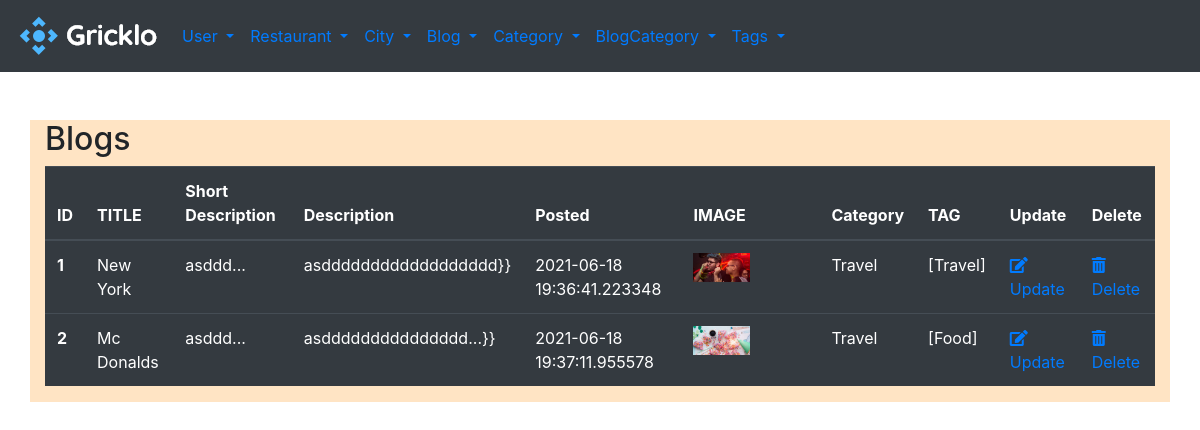
The app's page /admin/bloglist with its own data.
### gricklo/models.py (models this page shows, shortened)
class Blog(db.Model):
    __tablename__ = "blog"
    id = db.Column(db.Integer, primary_key=True)
    title = db.Column(db.String(50),nullable=False)
    short_description = db.Column(db.String(50),nullable=False)
    description = db.Column(db.Text, nullable=False)
    blog_posted = db.Column(db.DateTime, default=datetime.utcnow)
    image = db.Column(db.String(20), default = "default.png")
    category = db.Column(db.Integer, db.ForeignKey('blogcategory.id'), nullable=False)
    tag = db.relationship('Tag', secondary='blogs_tags', backref=db.backref('blogs', lazy='dynamic'))
    comment = db.relationship('Comment',backref='users',lazy=True, cascade="all,delete")

class Tag(db.Model):
    __tablename__ = "tag"
    id = db.Column(db.Integer, primary_key=True)
    title = db.Column(db.String(20),nullable=False)
    def __repr__(self):
        return f"{self.title}"

### gricklo/controlers.py (the view)
@app.route('/admin/bloglist')
def blog_list():
    blogs = Blog.query.all()
    return render_template('admin/bloglist.html', blogs=blogs )

### gricklo/templates/admin/bloglist.html
{% extends "admin/base.html"%}
{% block content%}
<h2>Blogs</h2>
<div class="container">
    <div class="row">
        <table class="table table-dark">
            <thead>
              <tr>
                <th scope="col">ID</th>
                <th scope="col">TITLE</th>
                <th scope="col">Short Description</th>
                <th scope="col">Description</th>
                <th scope="col">Posted</th>
                <th scope="col">IMAGE</th>
                <th scope="col">Category</th>
                <th scope="col">TAG</th>
                <th scope="col">Update</th>
                <th scope="col">Delete</th>
              </tr>
            </thead>
            <tbody>
                {% for blog in blogs %}
                <tr>
                    <th scope="row">{{blog.id}}</th>
                    <td>{{blog.title}}</td>
                    <td>{{blog.short_description |truncate (8)}}</td>
                    <td>{{blog.description |truncate (20)}}}}</td>
                    <td>{{blog.blog_posted}}</td>
                    <td><img src="/static/uploads/{{blog.image}}" alt="" class="w-50"></td>
                    <td>{{blog.category}}</td>
                    <td>{{blog.tag}}</td>
                    <td><a href="{{url_for('blog_edit', id=blog.id)}}"><i class="fas fa-edit"></i>Update</a></td>
                    <td><a href="{{url_for('blog_delete', id=blog.id)}}" onclick="return confirm('Are you sure to delete?')"><i class="fas fa-trash-alt"></i>Delete</a></td>
                  </tr>
                {% endfor %}
            </tbody>
          </table>
    </div>
</div>
{% endblock %}

### gricklo/templates/admin/base.html (style rules this page uses)
.container { background-color: bisque; }

### records on screen
Blog: id "1", title "New York", short_description "asddd...", description "asdddddddddddddddddd", blog_posted "2021-06-18 19:36:41.223348", image (picture), category "Travel", tag "[Travel]"
Blog: id "2", title "Mc Donalds", short_description "asddd...", description "asddddddddddddddd...", blog_posted "2021-06-18 19:37:11.955578", image (picture), category "Travel", tag "[Food]"
